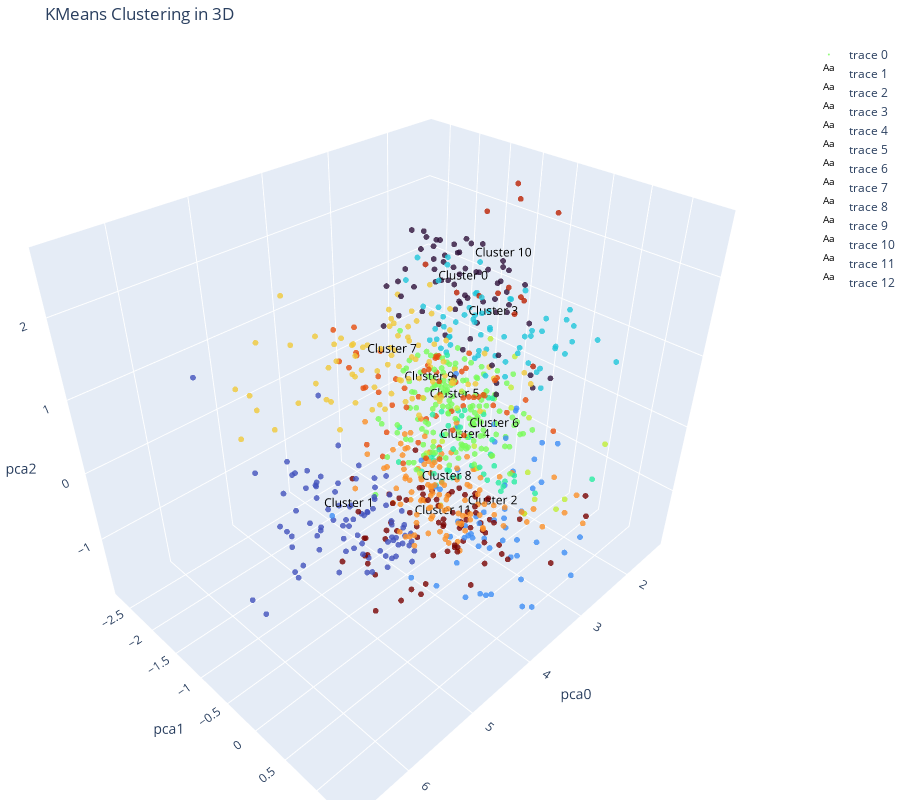

Here is the notebook cell this chart was saved with:
### Code cell
songs5000_processed_sub1_chart_df = songs5000_processed_sub1_df.loc[songs5000_processed_sub1_df['cluster'].isin(random.sample(list(songs5000_processed_sub1_df['cluster'].values), 100))].copy()
# Create a 3D scatter plot
fig = go.Figure(data=[go.Scatter3d(
    x=songs5000_processed_sub1_chart_df.iloc[:, 0],  # X-axis
    y=songs5000_processed_sub1_chart_df.iloc[:, 1],  # Y-axis
    z=songs5000_processed_sub1_chart_df.iloc[:, 2],  # Z-axis
    mode='markers',  # Show data points as markers
    marker=dict(
        color=songs5000_processed_sub1_chart_df.loc[:, 'subcluster'],  # Color by KMeans labels
        colorscale='turbo',  # Use the 'Viridis' color scale
        size=2,  # Marker size
        opacity=0.8  # Marker opacity
    )
)])

cluster_centers = songs5000_processed_sub1_chart_df.groupby('subcluster').agg({songs5000_processed_sub1_chart_df.columns[0]: 'mean',
                                                                        songs5000_processed_sub1_chart_df.columns[1]: 'mean',
                                                                        songs5000_processed_sub1_chart_df.columns[2]: 'mean'}).reset_index()

for idx, row in cluster_centers.iterrows():
    fig.add_trace(go.Scatter3d(
        x=[row[songs5000_processed_sub1_chart_df.columns[0]]],
        y=[row[songs5000_processed_sub1_chart_df.columns[1]]],
        z=[row[songs5000_processed_sub1_chart_df.columns[2]]],
        mode='text',  # Mode is 'text' to just add a label
        text=[f"Cluster {int(row['subcluster'])}"],  # Cluster label
        textposition='top center',  # Position of the label
        textfont=dict(size=12, color='black'),  # Font size and color
    ))

# Update layout with axis labels and title
fig.update_layout(
    title='KMeans Clustering in 3D',
    scene=dict(
        xaxis_title=songs5000_processed_sub1_chart_df.columns[0],  # Label for X-axis
        yaxis_title=songs5000_processed_sub1_chart_df.columns[1],  # Label for Y-axis
        zaxis_title=songs5000_processed_sub1_chart_df.columns[2]   # Label for Z-axis
    ),
    margin=dict(l=0, r=0, b=0, t=40),  # Adjust the margins as needed
    width = 900,
    height = 800
)

# Show the plot
fig.show()

### Figure 1 — Plotly figure (JSON) as saved in the notebook; plotly's stock layout.template omitted (floating-point values rounded to 4 significant figures; data arrays with more than 128 entries replaced by an {"elided": "..."} marker saying what was removed)
{"data": [{"marker": {"color": {"elided": "841 int values"}, "colorscale": [[0, "#30123b"], [0.07143, "#4145ab"], [0.1429, "#4675ed"], [0.2143, "#39a2fc"], [0.2857, "#1bcfd4"], [0.3571, "#24eca6"], [0.4286, "#61fc6c"], [0.5, "#a4fc3b"], [0.5714, "#d1e834"], [0.6429, "#f3c63a"], [0.7143, "#fe9b2d"], [0.7857, "#f36315"], [0.8571, "#d93806"], [0.9286, "#b11901"], [1, "#7a0402"]], "opacity": 0.8, "size": 2}, "mode": "markers", "type": "scatter3d", "x": {"elided": "841 float values"}, "y": {"elided": "841 float values"}, "z": {"elided": "841 float values"}}, {"mode": "text", "text": ["Cluster 0"], "textfont": {"color": "black", "size": 12}, "textposition": "top center", "type": "scatter3d", "x": [2.132], "y": [-1.359], "z": [1.126]}, {"mode": "text", "text": ["Cluster 1"], "textfont": {"color": "black", "size": 12}, "textposition": "top center", "type": "scatter3d", "x": [5.14], "y": [-0.2851], "z": [-0.1307]}, {"mode": "text", "text": ["Cluster 2"], "textfont": {"color": "black", "size": 12}, "textposition": "top center", "type": "scatter3d", "x": [3.256], "y": [0.2348], "z": [-0.9399]}, {"mode": "text", "text": ["Cluster 3"], "textfont": {"color": "black", "size": 12}, "textposition": "top center", "type": "scatter3d", "x": [2.856], "y": [-0.2723], "z": [1.34]}, {"mode": "text", "text": ["Cluster 4"], "textfont": {"color": "black", "size": 12}, "textposition": "top center", "type": "scatter3d", "x": [2.814], "y": [-0.6238], "z": [-0.619]}, {"mode": "text", "text": ["Cluster 5"], "textfont": {"color": "black", "size": 12}, "textposition": "top center", "type": "scatter3d", "x": [2.355], "y": [-1.224], "z": [-0.5067]}, {"mode": "text", "text": ["Cluster 6"], "textfont": {"color": "black", "size": 12}, "textposition": "top center", "type": "scatter3d", "x": [2.941], "y": [-0.07359], "z": [-0.09075]}, {"mode": "text", "text": ["Cluster 7"], "textfont": {"color": "black", "size": 12}, "textposition": "top center", "type": "scatter3d", "x": [4.619], "y": [-0.1229], "z": [1.675]}, {"mode": "text", "text": ["Cluster 8"], "textfont": {"color": "black", "size": 12}, "textposition": "top center", "type": "scatter3d", "x": [3.89], "y": [0.02742], "z": [-0.2994]}, {"mode": "text", "text": ["Cluster 9"], "textfont": {"color": "black", "size": 12}, "textposition": "top center", "type": "scatter3d", "x": [4.043], "y": [-0.1421], "z": [1.068]}, {"mode": "text", "text": ["Cluster 10"], "textfont": {"color": "black", "size": 12}, "textposition": "top center", "type": "scatter3d", "x": [2.541], "y": [-0.4349], "z": [1.902]}, {"mode": "text", "text": ["Cluster 11"], "textfont": {"color": "black", "size": 12}, "textposition": "top center", "type": "scatter3d", "x": [3.888], "y": [-0.02624], "z": [-0.8637]}], "layout": {"height": 800, "margin": {"b": 0, "l": 0, "r": 0, "t": 40}, "scene": {"xaxis": {"title": {"text": "pca0"}}, "yaxis": {"title": {"text": "pca1"}}, "zaxis": {"title": {"text": "pca2"}}}, "title": {"text": "KMeans Clustering in 3D"}, "width": 900}}
